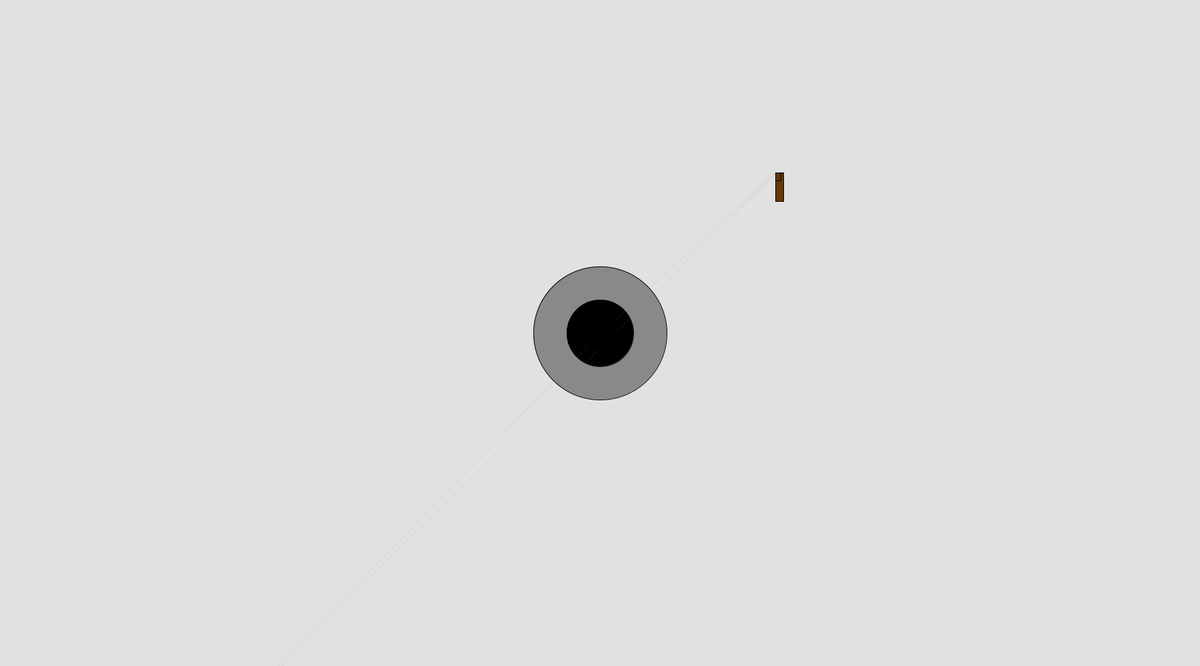
Frame 1 (no input)
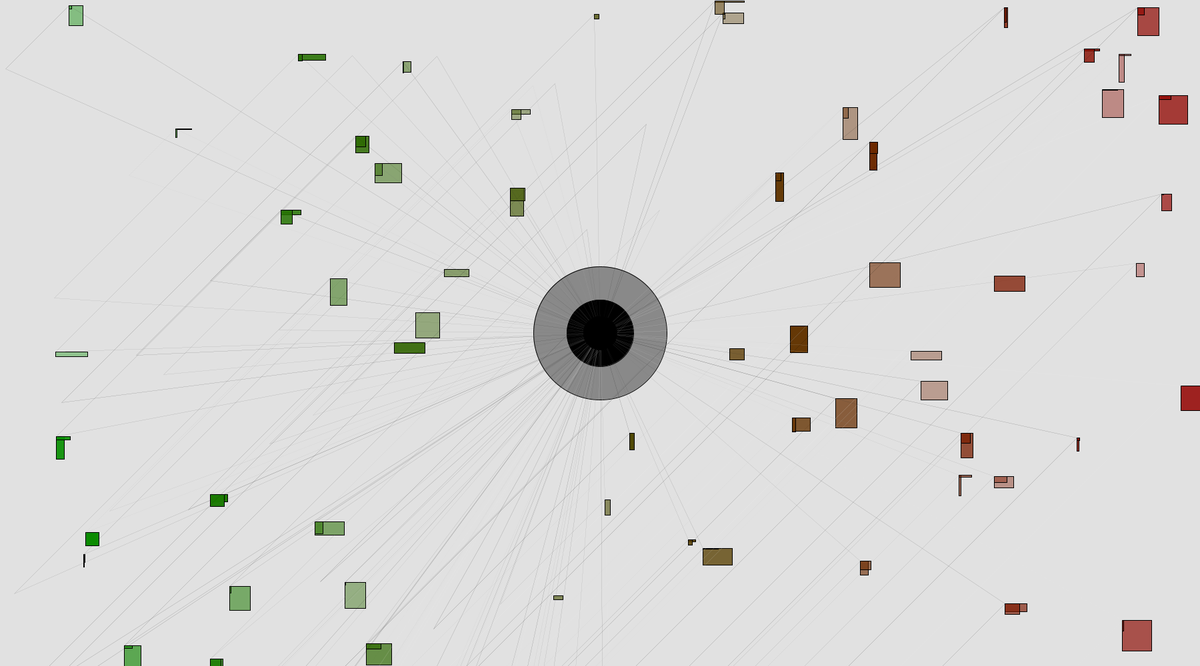
Frame 60 (the mouse pressed at the canvas centre just before this capture)
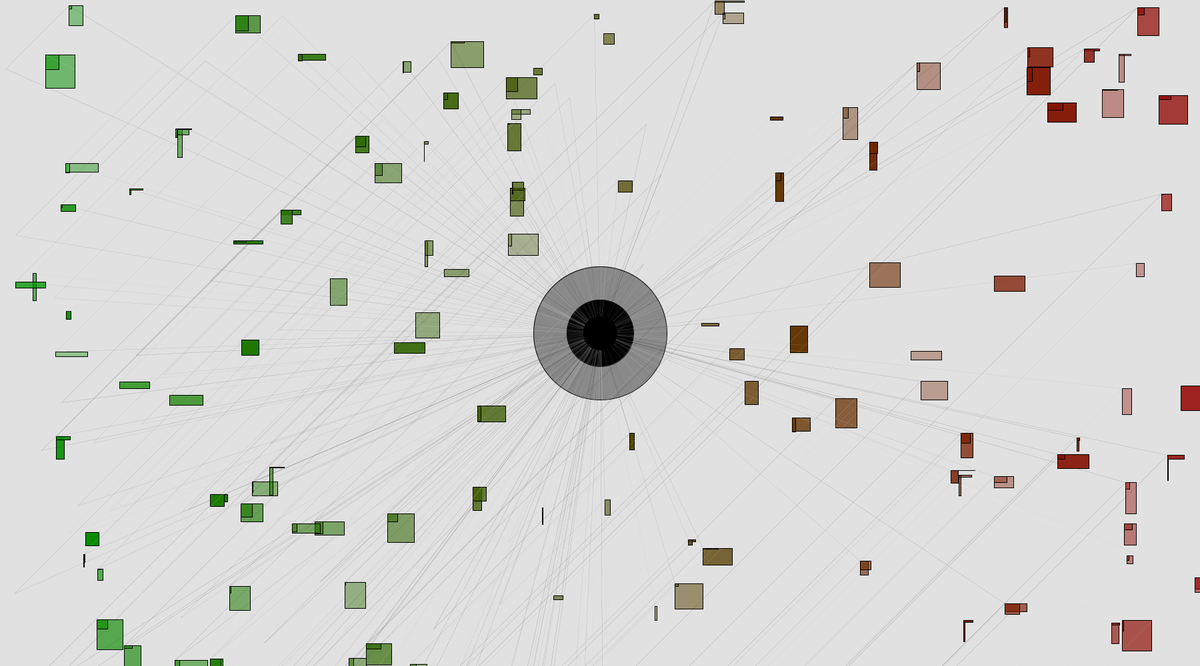
Frame 120 (the mouse held since frame 60 and released just before this capture)

The Processing sketch that drew these frames (run headless with seeded random() and noise(); from frame 60 on, the mouse is pressed at the canvas centre):

// Processing sketch: Ephemera_squares_lines_gradient
// ── Ephemera_squares_lines_gradient.pde
//We want a class that spawns object at a random x,y location. We want more of 
//them to spawn at the edges and less and less as we reach the center circle.
//When the object is spawned, it creates 5 of rectangles around the original location.
//The shading of the rectangles is a random shade of orange, with the alpha being 
//mapped to the x location and goes from orange to red as x increases. 

float x;
float y;
float c1; //0 - 150
float c2; // 0 - 50
void setup(){
  size(1800,1000);
  background(225);
  fill(0,0,0,100);
  ellipse(width/2,height/2,200,200);
  fill(0);
  ellipse(width/2,height/2,100,100);
}

void draw(){
  strokeWeight(1);
  stroke(0);
  x = random(width);
  y = random(height);
  c1 = map(x, 0, 1800, 0, 150);
  c2 = map(x, 0, 1800, 150, 0);
  fill(c1,c2,0,random(90,255)); 
  
  if (x > 1000 || x < 780) { 
  rect(x,y, random(0,50), random(0,50));
  }
  
  if (y > 600 || y < 380){
    rect(x,y, random(0,25), random(0,25));
  }
  
  strokeWeight(0);
  stroke(random(0,255));
  line(x,y,y,x);
  line(y,x,width/2,height/2);
  line(x,y,width/2,height/2);
  fill(0,0,0);
  stroke(0);
  ellipse(width/2,height/2,50,50);
}
